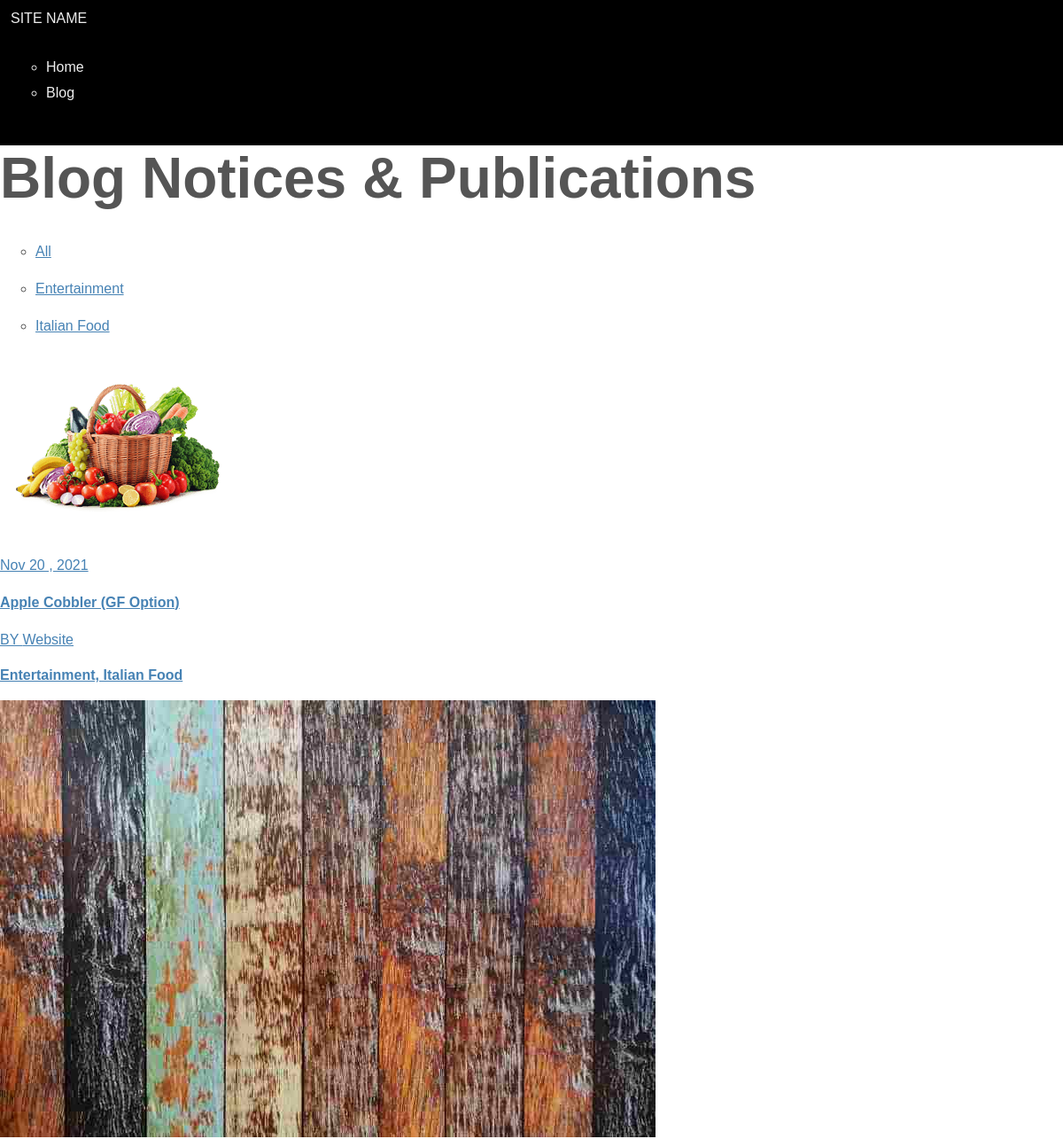
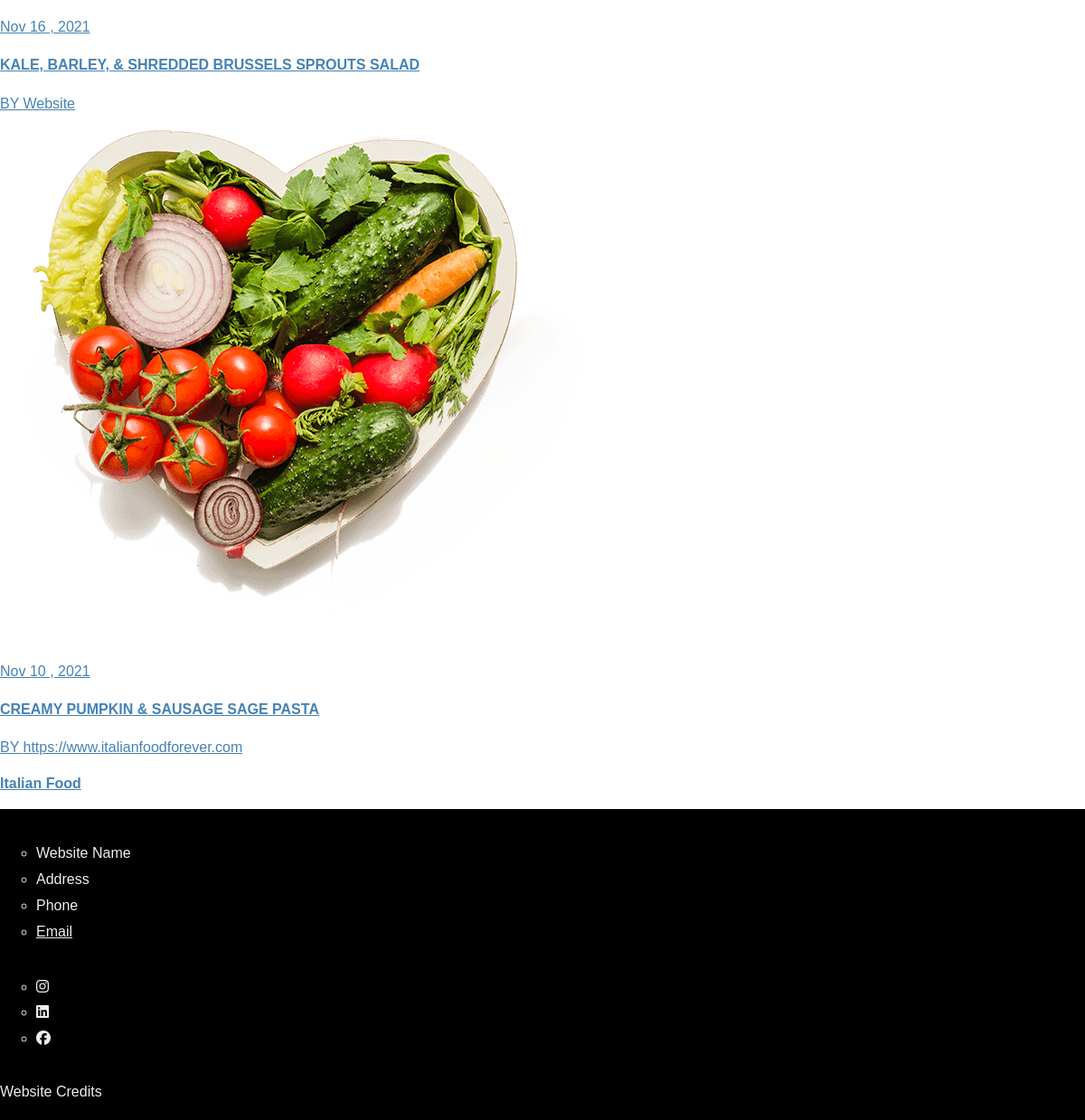
The page /blog/blog_notices/all on the database its author committed (2 pictures, top to bottom).
### tables this page shows
CREATE TABLE `blog_categories` (
  `id` int(11) NOT NULL,
  `url_string` varchar(255) DEFAULT NULL,
  `category_name` varchar(255) DEFAULT NULL
);

CREATE TABLE `blog_notices` (
  `id` int(11) NOT NULL,
  `url_string` varchar(255) DEFAULT NULL,
  `blog_title` varchar(255) DEFAULT NULL,
  `blog_sub_title` varchar(255) DEFAULT NULL,
  `notice` text DEFAULT NULL,
  `youtube` varchar(50) DEFAULT NULL,
  `uploaded_date` date DEFAULT NULL,
  `published_date` date DEFAULT NULL,
  `published` tinyint(1) DEFAULT NULL,
  `picture` varchar(255) DEFAULT '',
  `notice_sources_id` int(11) DEFAULT 0
);

### modules/blog_notices/controllers/Blog_notices.php (called while the page is built, shortened)
<?php
class Blog_notices extends Trongate {
    function all() {
        $categories = $this->model->get('id', 'blog_categories');
        $total_rows = $this->_get_blog_notices(false);
        $data['categories'] = $categories;
        $data['total_rows'] = $total_rows;
        if($total_rows>0) {
            $rows = $this->_get_blog_notices(true);
            $data['blog_notices'] =  $rows;
            $data['template'] = 'default';
            $data['target_base_url'] = $this->get_target_pagination_base_url();
            $data['total_rows'] = $total_rows ;
            $data['offset'] = $this->get_offset();
            $data['limit'] = $this->get_limit();
            $data['include_showing_statement'] = false;
            $data['num_links_per_page'] = 3;
        } else {
            $data['no_blog_notices'] = 'No Blog Notices yet';
        }
        $this->view('display', $data);
    }
    function _get_blog_notices($limit_results = NULL) {
        if($limit_results == false) {
            $sql = 'SELECT
            blog_notices.id
            FROM
            blog_notices
            WHERE
            blog_notices.published = 1';
            $rows = $this->model->query($sql, 'object');
            if (empty($rows)) {
             $results = 0;
            } else {
             $results = count($rows);
            }
        } else {
            $pagination_data['offset'] = $this->get_offset();
            $pagination_data['limit'] = $this->get_limit();
            $sql = 'SELECT
            blog_notices.id,
            blog_notices.blog_title,
            blog_notices.blog_sub_title,
            blog_notices.published_date,
            blog_notices.url_string,
            blog_notices.picture,
            blog_notices.notice_sources_id
            FROM
            blog_notices
            WHERE
            blog_notices.published = 1
            ORDER BY
            blog_notices.published_date desc
            LIMIT [offset], [limit]
            ';
            $sql = str_replace('[offset]',$pagination_data['offset'], $sql);
            $sql = str_replace('[limit]',$pagination_data['limit'], $sql);
            $rows = $this->model->query($sql, 'object');
            foreach ($rows as $blog_notices) {
                $row_data['blog_notices_id'] = $blog_notices->id;
                $row_data['blog_title'] = $blog_notices->blog_title;
                $row_data['blog_sub_title'] = $blog_notices->blog_sub_title;
                $row_data['published_date'] = $blog_notices->published_date;
                $row_data['url_string'] = $blog_notices->url_string;
                $row_data['picture'] = $blog_notices->picture;
                $row_data['notice_sources_id'] = $blog_notices->notice_sources_id;
                $row_data['notice_source_name'] = $this->_get_notice_source_name($blog_notices->notice_sources_id);
                $row_data['categories'] = $this->_get_categories($blog_notices->id);
                $data[] = (object) $row_data;
            }
            $results =  $data;
        }
        return $results;
    }
    function get_target_pagination_base_url(){
        $first_bit = segment(1);
        $target_base_url = BASE_URL.$first_bit;
         return $target_base_url;
    }
    function get_limit() {
    $limit =4;
    return $limit;
    }
    function get_offset() {
        $page_num = segment(3);
        if(!is_numeric($page_num)) {
            $page_num = 0;
        }
        if($page_num>1) {
            $offset = ($page_num-1)*$this->get_limit();
        } else {
            $offset = 0;
        }
        return $offset;
    }
    function _get_categories($value) {
        $categories_result = $this->model->get_many_where('blog_notices_id', $value, 'associated_blog_notices_and_blog_categories');
        if ($categories_result == false){
            $categories_print = [];
        } else {
            $categories_print = [];
            foreach ($categories_result as $key => $value) {
              $categories_print[$key] = $this->_get_category($categories_result[$key]->blog_categories_id);
            }
        }
        return $categories_print;
    }
    function _get_category($categories_id) {
        $category_c = $this->model->get_one_where('id', $categories_id, 'blog_categories');
        if ($category_c == true){
            $category = $category_c->category_name;
        } else {
            $category = "";
        }
        return $category;
    }
    function _get_notice_source_name($notice_source_id) {
        $notice_obj = $this->model->get_one_where('id', $notice_source_id, 'notice_sources');
        if ($notice_obj == true){
            $source_name = $notice_obj->source_name;
        } else {
            $source_name = "";
        }
        return $source_name;
    }
}

### public/index.php (called while the page is built, shortened)
<?php
$init = new Core;

### engine/Model.php (called while the page is built, shortened)
<?php
class Model {
    private $host = HOST;
    private $user = USER;
    private $pass = PASSWORD;
    private $dbname = DATABASE;
    private $dbh;
    private $stmt;
    public function __construct($current_module = NULL) {
        $this->port = (defined('PORT') ? PORT : '3306');
        $dsn = 'mysql:host=' . $this->host . ';port=' . $this->port . ';dbname=' . $this->dbname;
        $options = array(
            PDO::ATTR_PERSISTENT => true,
            PDO::ATTR_ERRMODE => PDO::ERRMODE_EXCEPTION
        );
        try{
            $this->dbh = new PDO($dsn, $this->user, $this->pass, $options);
        } catch(PDOException $e){
            $this->error = $e->getMessage();
            echo $this->error; die();
        }
    }
    private function get_param_type($value) {
        switch(true){
        default:
            $type = PDO::PARAM_STR;
        }
        return $type;
    }
    function prepare_and_execute($sql, $data) {
        $this->stmt = $this->dbh->prepare($sql);
        if (isset($data[0])) {
            return $this->stmt->execute($data);
        } else {
            foreach ($data as $key => $value) {
                $type = $this->get_param_type($value);
                $this->stmt->bindValue(":$key", $value, $type);
            }
            return $this->stmt->execute();
        }
    }
    public function get($order_by=NULL, $target_tbl=NULL, $limit=NULL, $offset=NULL) {
        $limit_results = false;
        $sql = "SELECT * FROM $target_tbl order by $order_by";
        $stmt = $this->dbh->prepare($sql);
        $stmt->execute();
        $query = $stmt->fetchAll(PDO::FETCH_OBJ);
        return $query;
    }
        ?>
    <?php
    public function query($sql, $return_type=false) {
        $data = [];
        $this->prepare_and_execute($sql, $data);
        if ($return_type == 'object') {
            $query = $this->stmt->fetchAll(PDO::FETCH_OBJ);
            return $query;
        } else {
            $query = $this->stmt->fetchAll(PDO::FETCH_ASSOC);
            return $query;
        }
    }
}

### engine/tg_helpers/url.php (called while the page is built, shortened)
<?php
function segment($num, $var_type=null) {
    $segments = SEGMENTS;
    if (isset($segments[$num])) {
        $value = $segments[$num];
    } else {
        $value = '';
    }
    return $value;
}

### modules/blog_notices/views/display.php (the view, shortened to what this page needs)
<!DOCTYPE html>
<html lang="en">
<head>
    <link rel="stylesheet" href="https://use.typekit.net/sud0zuo.css">
    <link rel="stylesheet" href="<?= BASE_URL ?>css/trongate.css">
    <link rel="stylesheet" href="<?= BASE_URL ?>blog_notices_module/css/app.css">
</head>
<body>
    <header>
        <div id="header-container">
        <span id="logo"> <a href="<?= BASE_URL ?>">  SITE NAME</a></span>
            <nav>
                <ul>
                    <li><a href="<?= BASE_URL ?>">Home </a></li>
                   <li><a href="<?= BASE_URL ?>blog_notices/all">Blog</a></li>
                </ul>
            </nav>
        </div>
    </header>
        <?php
        if(isset($class)) {
            $print_class = $class;
        } else {
            $print_class = '';
        }
        ?>
        <div id="master-container" <?= $print_class ?> >
        <div  class="landing">
        <h1>Blog Notices & Publications</h1>
    </div>
    <section class="projects-nav border-bottom">
        <ul class="portfolio-filter">
            <li class="active"><a href="<?= BASE_URL.'blog_notices/all' ?>" > <p> All  </p></a></li>
        <?php
            foreach ($categories as $category) {
                $category_url = BASE_URL.'blog_notices/category/'.$category->url_string;
        ?>
                <li><a href="<?= $category_url ?>" ><p><?= $category->category_name ?> </p></a></li>
            <?php } ?>
        </ul>
    </section>
            <?php
    if ($total_rows>0) {
        ?>
        <section class="publications-container">
        <?php
            foreach ($blog_notices as $blog_notice) {
                if($blog_notice->picture != '') {
                    $blog_notices_picture = BASE_URL.'blog_notices_pics/'.$blog_notice->blog_notices_id.'/'.$blog_notice->picture;
                } else {
                    $blog_notices_picture = BASE_URL.'blog_notices_module/img/home-img.png';
                }
                $view_blog_notice = BASE_URL.'blog_notices/display/'.$blog_notice->url_string;
            ?>
            <div class="publication">
                    <a href="<?= $view_blog_notice ?>" id="" >
                <div class="news-img">
                    <img src="<?= $blog_notices_picture ?>" alt="<?= $blog_notice->blog_title ?>">
                </div>
                <div class="news-title">
                    <p><?= date('M j \, Y',  strtotime($blog_notice->published_date)) ?></p>
                    <h4><?= $blog_notice->blog_title ?> </h4>
                    <p>BY <?= $blog_notice->notice_source_name ?></p>
                    <p > <b> <?= implode(', ', $blog_notice->categories) ?></b></p>
                </div>
                </a>
            </div>
            <?php } ?>
        </section>
        <?php
        } else { echo 'No blog notices yet';}
        ?>
    </div>
    <footer >
       <ul>
           <li>Website Name</li>
           <li>Address</li>
           <li> Phone</li>
           <li><a href="mailto:#">Email</a></li>
       </ul>
       <ul class="social-media">
            <li><a href="#"><i class="fab fa-instagram"></i></a></li>
            <li><a href="#"><i class="fab fa-linkedin"></i></a></li>
            <li><a href="#"><i class="fab fa-facebook"></i></a></li>
       </ul>
       <p>Website Credits</p>
    </footer>
</body>
</html>

### engine/Core.php (shortened to what this page needs)
<?php
class Core {
    protected $current_module = DEFAULT_MODULE;
    protected $current_controller = DEFAULT_CONTROLLER;
    protected $current_method = DEFAULT_METHOD;
    protected $current_value = '';
    public function __construct() {
        $pos = strpos(ASSUMED_URL, MODULE_ASSETS_TRIGGER);
        if (strpos(ASSUMED_URL, 'vendor/')) {
            $vendor_file_path = explode('vendor/', ASSUMED_URL)[1];
            $vendor_file_path = '../vendor/'.$vendor_file_path;
            $content_type = mime_content_type($vendor_file_path);
            if (strpos($vendor_file_path, '.css')) {
                $content_type = 'text/css';
            } else {
                $content_type == 'text/plain';
            }
            header('Content-type: '.$content_type);
            $contents = file_get_contents($vendor_file_path);
            echo $contents;
            die();
        } elseif($pos === false) {
            $this->serve_controller();
        } else {
            $this->serve_module_asset();
        }
    }
    private function serve_controller() {
        $segments = SEGMENTS;
        if (isset($segments[1])) {
            $this->current_module = strtolower($segments[1]);
            $this->current_controller = ucfirst($this->current_module);
        }
        if (isset($segments[2])) {
            $this->current_method = strtolower($segments[2]);
        }
        if (method_exists($this->current_controller, $this->current_method)) {
            $target_method = $this->current_method;
            $this->current_controller = new $this->current_controller($this->current_module);
            $this->current_controller->$target_method($this->current_value);
        } else {
            $this->draw_error_page();
        }
    }
}

### engine/Trongate.php (shortened to what this page needs)
<?php
class Trongate {
    protected $module_name;
    protected $parent_module = '';
    protected $child_module = '';
    public function __construct($module_name=NULL) {
        $this->module_name = $module_name;
        require_once 'Model.php';
        $this->model = new Model($module_name);
    }
    protected function view($view, $data = [], $return_as_str=NULL) {
        if ((isset($return_as_str)) || (gettype($data) == 'boolean')) {
            $return_as_str = true;
        } else {
            $return_as_str = false;
        }
        if (($this->parent_module !== '') && ($this->child_module !== '')) {
            if ($return_as_str == true) {
                ob_start();
                $this->load_child_view($view, $data);
                $output = ob_get_clean();
                return $output;
            } else {
                $this->load_child_view($view, $data);
            }
        } else {
            if (isset($data['view_module'])) {
                $module_name = $data['view_module'];
            } else {
                $module_name = $this->module_name;
            }
            extract($data);
            $view_path = APPPATH.'modules/'.$module_name.'/views/'.$view.'.php';
            if(file_exists($view_path)){
                if ($return_as_str == true) {
                    ob_start();
                    require $view_path;
                    $output = ob_get_clean();
                    return $output;
                } else {
                    require $view_path;
                }
            }
        }
    }
}

### public/css/trongate.css (style rules this page uses)
:root { --primary: #4682b4; --primary-dark: #38678f; --primary-darker: #294d6b; --primary-color: #fff; --secondary: #ff0000; --border: #c5c5c5; --alt: #fff; }
body { font-family: Tahoma, Geneva, sans-serif; margin: 0; padding: 0; color: #555; font-size: 1rem; }
h1 { margin-top: 0; font-size: 4em; margin-bottom: 0.2em; }
p { line-height: 1.5em; }
a { color: var(--primary); }
ul { margin: 2em 0; list-style-type: circle; }
li { line-height: 1.8em; }

### public/css/app.css (style rules this page uses)
body { min-height: 100vh; display: flex; flex-direction: column; justify-content: space-between; }
header { background-color: black; padding: 12px; }
header, header a, footer, footer a { color: #eee; text-decoration: none; }
footer { width: 100%; background-color: black; padding: 0.2em 0; }
footer a { text-decoration: underline; }
@media (min-width: 1px) { h1 { font-size: 32px; } }
@media (min-width: 1px) { h1, h2, h3 { text-align: center; } }
@media (min-width: 860px) { h1 { margin-top: 0; font-size: 4em; margin-bottom: 0.2em; } }
@media (min-width: 860px) { h1, h2, h3 { text-align: left; } }

### rows shown on the page
blog_categories: category_name "Entertainment"
blog_categories: category_name "Italian Food"
blog_notices: id+picture (picture), published_date "Nov 20 , 2021", blog_title "Apple Cobbler (GF Option)", notice_source_name "Website", categories "Entertainment, Italian Food"
blog_notices: id+picture (picture), published_date "Nov 16 , 2021", blog_title "KALE, BARLEY, & SHREDDED BRUSSELS SPROUTS SALAD", notice_source_name "Website"
blog_notices: shows a picture, published_date "Nov 10 , 2021", blog_title "CREAMY PUMPKIN & SAUSAGE SAGE PASTA", notice_source_name "https://www.italianfoodforever.com", categories "Italian Food"
